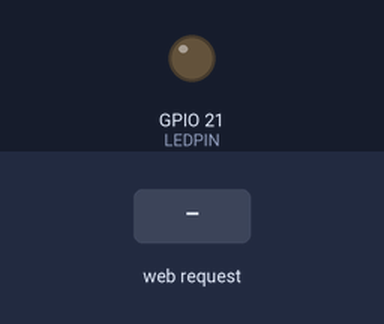
Recording of a sketch running on a simulated ESP32. Parts: output pins drawn as LEDs (lit = HIGH). Inputs (shaded band) come from the test bench. WiFi joins after 1.5 s; servers stay silent unless stated; what the sketch prints to the serial monitor is not drawn.

Above: at 2.7 s.
2.8 s: HTTP request GET /H received
At 4.0 s:
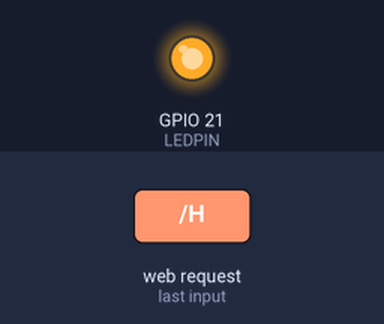
4.3 s: HTTP request GET /L received
At 5.2 s:
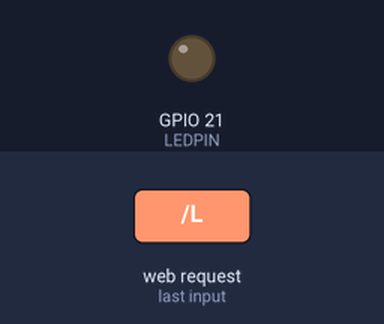
5.8 s: HTTP request GET /hit received
At 6.3 s:
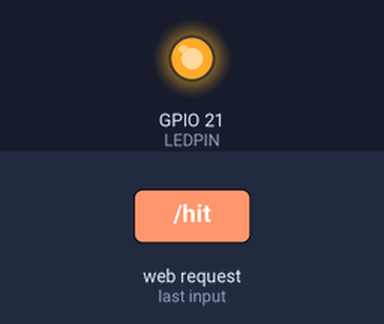
Timing chart, 0 to 8.8 s (numbered marks = the images above; inputs shaded):
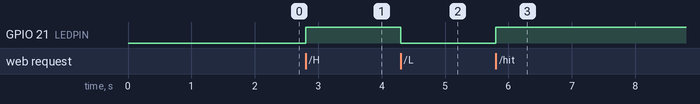

Measured:
- after the input at 2.8 s, GPIO 21 (LEDPIN): LOW → HIGH at once
- after the input at 4.3 s, GPIO 21 (LEDPIN): HIGH → LOW at once
- after the input at 5.8 s, GPIO 21 (LEDPIN): LOW → HIGH at once

The sketch:

stationMode.ino
```cpp
// (licence header left out)
#include <WiFi.h>
#include "html510.h"

#define LEDPIN 21

const char* ssid     = "TP-Link_05AF";
const char* password = "47543454";
//const char* ssid     = "yourhomeSSID";
//const char* password = "yourhomesasword";

HTML510Server h(80);

const char body[] PROGMEM = R"===(
<!DOCTYPE html>
<html><body>
<H1>
<a href="/H">Turn ON</a> LED.<br>
<a href="/L">Turn OFF</a> LED.<br>
<span id="somelabel">  </span> <br>

</H1>
<button type="button" onclick="hit()"> mybutton </button>
</body>
<script>
function hit() {
  var xhttp = new XMLHttpRequest();
  xhttp.open("GET", "hit", true);
  xhttp.send();
}

setInterval(updateLabel,2000);

function updateLabel() {
  var xhttp = new XMLHttpRequest();
  xhttp.onreadystatechange = function() {
    if (this.readyState == 4 && this.status == 200) {
      document.getElementById("somelabel").innerHTML =
             this.responseText;
    }
  };
  xhttp.open("GET", "LEDstate", true);
  xhttp.send();
}

</script>

</html>
)===";

/*****************/
/* web handler   */
void handleRoot(){
  h.sendhtml(body);
}

void handleH(){
  digitalWrite(LEDPIN, HIGH);  // LED ON
  h.sendhtml(body);
}

void handleL(){
  digitalWrite(LEDPIN, LOW);  // LED ON
  h.sendhtml(body);
}

void handleHit(){
  static int toggle;
  if (++toggle%2)  digitalWrite(LEDPIN,HIGH);
  else digitalWrite(LEDPIN,LOW);
  h.sendplain(""); // acknowledge         
}

void handleLEDstate(){
  String s = "LED state is "+String(digitalRead(LEDPIN));
  h.sendplain(s);
}


void setup() {
  Serial.begin(115200);
  pinMode(LEDPIN, OUTPUT);
  WiFi.mode(WIFI_MODE_STA);
  WiFi.begin(ssid, password);
  WiFi.config(IPAddress(192, 168, 1, 6),
              IPAddress(192, 168, 1, 1),
              IPAddress(255, 255, 255, 0));

  while(WiFi.status()!= WL_CONNECTED ) {
    delay(500);
    Serial.print(".");
  }
  Serial.println("WiFi connected");
  h.begin();

  h.attachHandler("/H",handleH);
  h.attachHandler("/L",handleL);
  h.attachHandler("/ ",handleRoot);
  h.attachHandler("/hit",handleHit);
  h.attachHandler("/LEDstate",handleLEDstate);

}

void loop(){
  h.serve();
  delay(1);
}
```

html510.cpp
```cpp
// (licence header left out)
#include "html510.h"

void HTML510Server::begin(int port){
    server.begin(port);
}

void HTML510Server::attachHandler( String key, void (*handler)() ) {
  char lastchar = key[key.length()-1];
  if (lastchar != ' ' && lastchar != '=')
    key = key + " ";
  handlerptrs[numHandler] = handler;
  handlerpars[numHandler] = "GET "+key;
  numHandler++;
}

//*** HTML text handling routines ****
void HTML510Server::sendhtml(String data) {
  String s = HTMLtext;
  s = s+data;
  client.print(s);
}

void HTML510Server::sendplain(String data) {
  String s = plaintext;
  s = s+data;
  client.print(s);
}

String HTML510Server::getText(){
  String txt = "";
  while (client.connected()) {
    if (client.available())  {
      char c = client.read();
      if (c<=' ') break;
      txt += c;
    }
  }
  return txt;
}

int HTML510Server::getVal(){
  String num = "";
  while (client.connected()) {
    if (client.available())  {
      char d = client.read();
      num += d;
      if (d !='-' && (d<'0' || d>'9') ) break;
    }
  }
  return num.toInt();
}

//*** web server hack ***
// Could use Webserver.h routines, but they are 100x  slower, so use a faster hack
// looks for key parameter at beginning of header, ignores everything else
void HTML510Server::serve() {
  int breakflag=0;
  client = server.available();
  if (client)  {
    String currentLine = "";

    while (client.connected()) {
      if (client.available())  {
        char c = client.read();
        //Serial.write(c);
        if (c== '\n') break; // only read 1st line, break & close connection

        currentLine += c;
        for (int i=0;i<numHandler; i++){
          if(currentLine.startsWith(handlerpars[i])) {
            (*handlerptrs[i])();
            client.stop();    // found one, so close the connection
            return ;
          }
        }
      }
    }
    client.stop();    // Close the connection
  }
}
```

html510.h
```cpp
/*
 * header for MEAM510 hacks for web interface
 * Nov 2021
 * Use at your own risk
 *
 */

#ifndef HTML510SERVER_h
#define HTML510SERVER_h

#include <WiFi.h>
#include <WiFiClient.h>
const char HTMLtext[] PROGMEM = R"===(HTTP/1.1 200 OK
Content-type:text/html

)==="; // note last newline is important

const char plaintext[] PROGMEM = R"===(HTTP/1.1 200 OK
Content-type:text/plain

)==="; // note last newline is important


class HTML510Server
{
private:
  WiFiClient client;
  WiFiServer server;

  #define MAXHANDLERS 30
  int numHandler=0;
  void (*handlerptrs[MAXHANDLERS])();
  String handlerpars[MAXHANDLERS];

public:
  HTML510Server(int port): server(port) // default constructor
  {
  }
  void begin(int port=80);
  void attachHandler(String key, void (*handler)());
  void serve();
  void sendhtml(String data) ;
  void sendplain(String data);
  String getText();
  int getVal();
};

#endif
```
